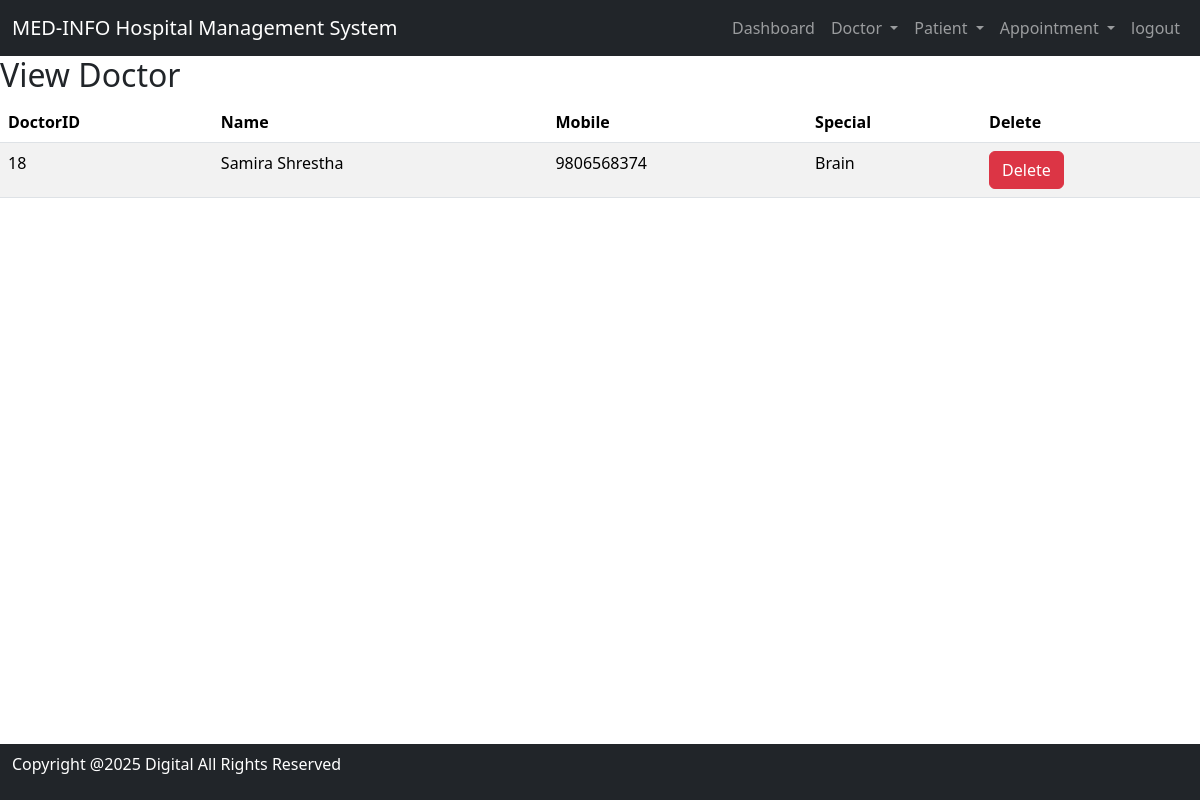
Before: /view_doctor/ (signed in) with the older database file.
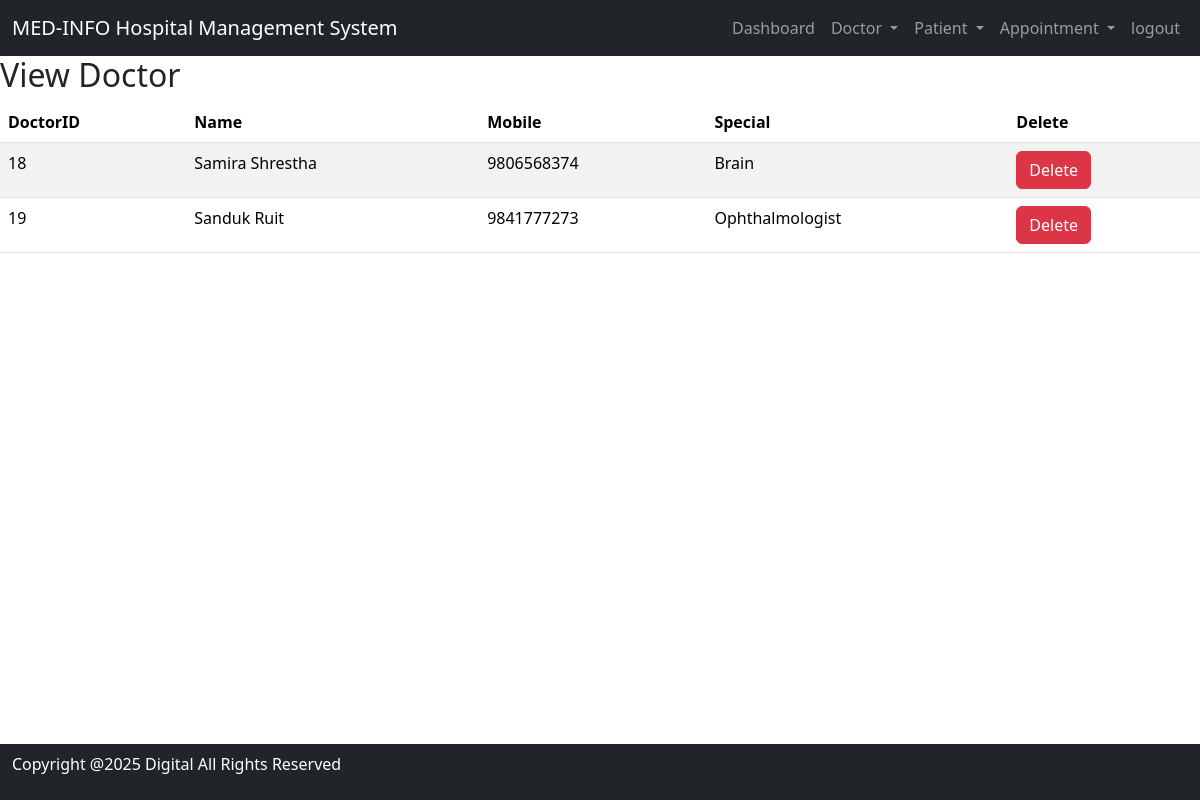
After: the same page with the newer database file.
### hospital/models.py (models this page shows, shortened)
class Doctor(models.Model):
    Name= models.CharField(max_length=100)
    Mobile= models.IntegerField()
    Special = models.CharField(max_length=100)
    email = models.EmailField(max_length=100, blank=True, null=True)        # ADD THIS
    password = models.CharField(max_length=128)

### hospital/views.py (the view)
# urls.py: path('view_doctor/', View_Doctor, name='view_doctor'),
def View_Doctor(request):
    if not request.user.is_authenticated or not request.user.is_staff:
        return redirect('main_login')
    doctors = Doctor.objects.all()
    return render(request, 'view_doctor.html', {'doc': doctors})

### hospital/templates/view_doctor.html
{%  include 'base.html' %}
{% include 'navigation.html' %}
{% block content %}
<div>
    <h2>
        View Doctor</h2>
         <table id="example" class="table table-striped">
            <thead>
                <tr>
                    <th>DoctorID</th>
                    <th>Name</th>
                    <th>Mobile</th>
                    <th>Special</th>
                    <th>Delete</th>
                </tr>
            </thead>
            <tbody>
                {% for i in doc %}
                <tr>
                    <td>{{ i.id }}</td>
                    <td>{{ i.Name }}</td>
                    <td>{{ i.Mobile }}</td>
                    <td>{{ i.Special }}</td>
                    <td><a href="{% url 'delete_doctor' i.id %}"
                           onclick="return confirm('Are you sure you want to delete?')" class="btn btn-danger"> Delete</a></td>
                </tr>
                {%  endfor %}
            </tbody>
        </table>
</div>
{% endblock %}
{% include 'footer.html' %}

Changed rows visible on the page:
added Doctor: id "19", Name "Sanduk Ruit", Mobile "9841777273", Special "Ophthalmologist"
